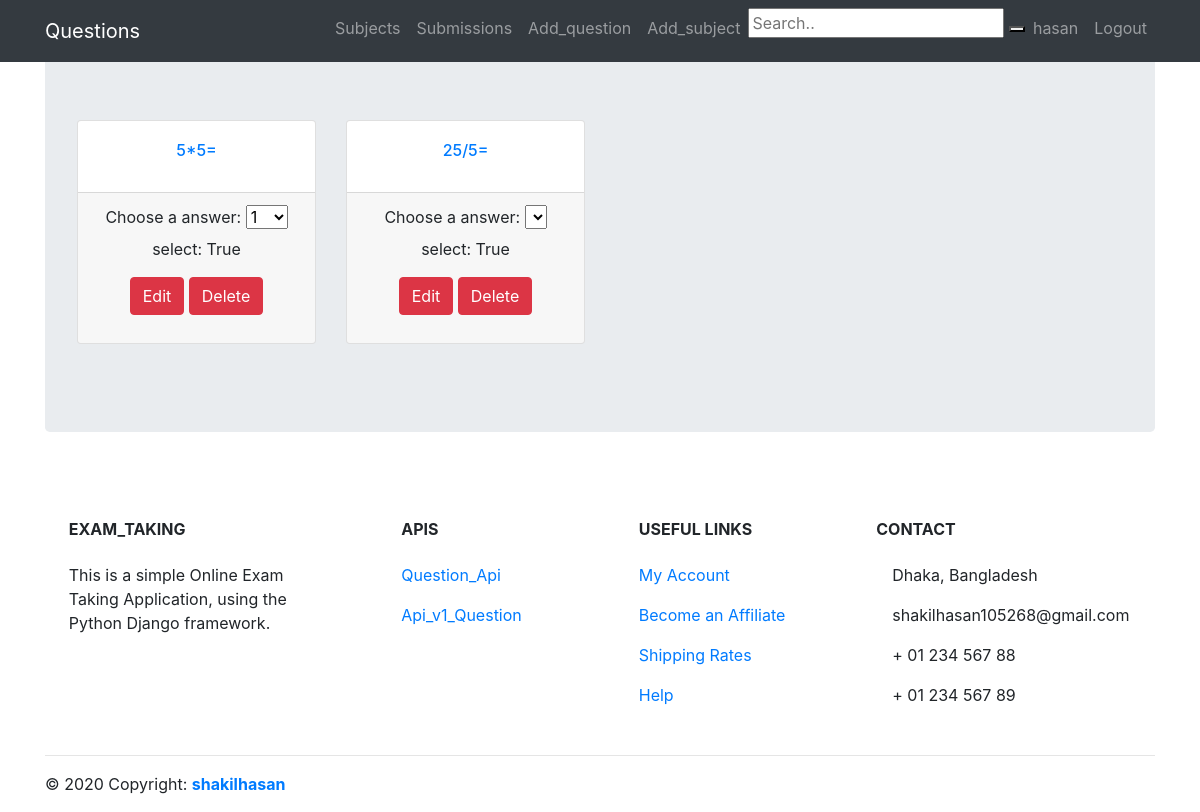
The page /subject_detail/3/ (signed in) on the database as committed earlier.
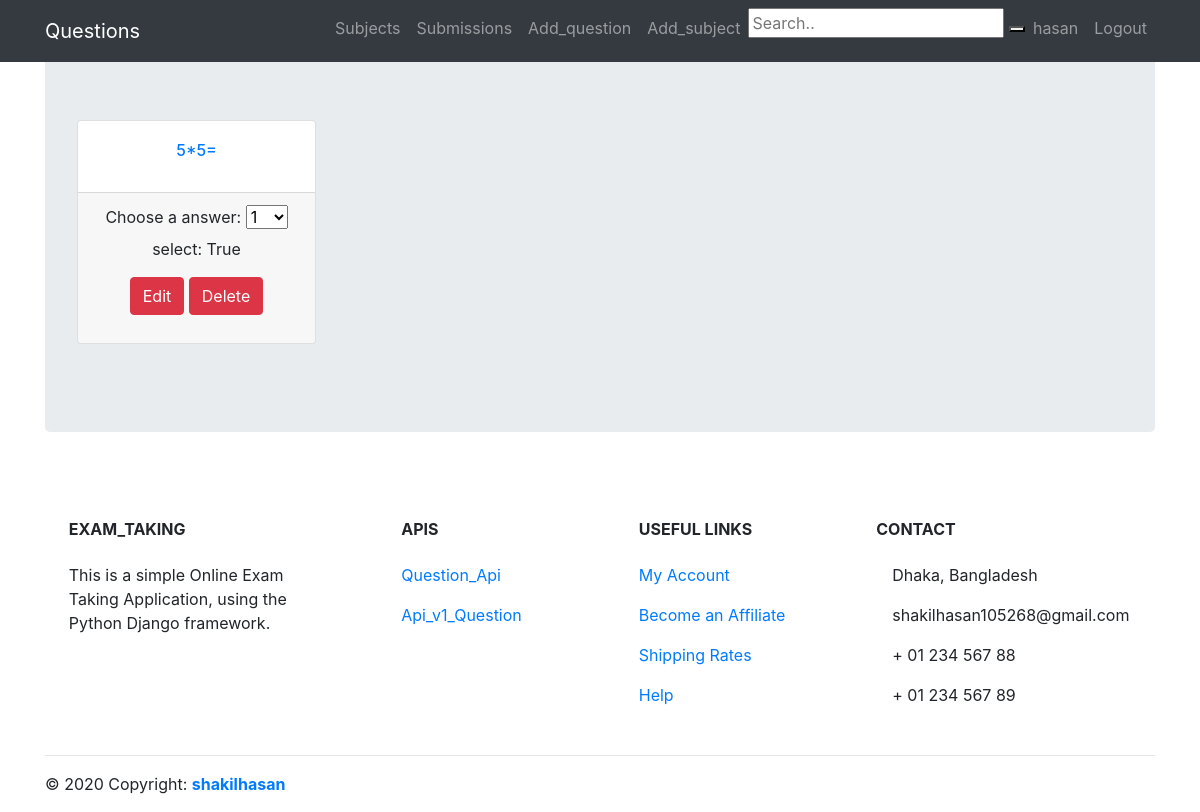
The same page on the database as committed later.
### exam/models.py (models this page shows, shortened)
class Question(models.Model):
    name = models.CharField(max_length=100, null=True)
    subject = models.ForeignKey(Subject, related_name="subjects", on_delete=models.CASCADE, null=True)
    select = models.BooleanField(default=False)

### exam/views.py (the view)
# urls.py: path('subject_detail/<int:subject_id>/', views.subject_detail, name='subject_detail'),
@login_required(login_url='/login/')
def subject_detail(request,subject_id):
    template = loader.get_template('exam/question_home.html')
    subject = Subject.objects.get(id=subject_id)
    question = Question.objects.filter(subject=subject)
    choices = Choice.objects.order_by('?')
    context = {
    'question':question,
    'choices':choices,
    }
    return HttpResponse(template.render(context, request))

### exam/templates/exam/question_home.html (shortened to what this page needs)
{% extends 'base.html' %}
{% load static %}
{% block content %}
<div class="row text-center">
{% if user.is_superuser %}
{% for question in question %}
  <div class="col-lg-3 col-md-6 mb-4">
    <div class="card h-100">
      <div class="card-body text-center">
        <a  class="card-title" href="#" ><h6 class="card-title">{{ question.name }}</h6></a>
      </div>
      <div class="card-footer">
        <form  method="post" action="/submission_add/">
            <label for="choice" name="choice">Choose a answer:</label>
            <select id="choice" name="choice" >
              {% for choice in choices %}
              {% if choice.question == question %}
              <option value={{ choice.id }}>{{ choice.name }}</option>
              {% endif %}
              {% endfor %}
          </select><br>
            <p class="card-text">select: {{ question.select }}</p>
            <a class="btn btn-danger" href="{% url 'question_edit' question.id %}">Edit</a>
            <a class="btn btn-danger" href="{% url 'question_delete' question.id %}">Delete</a>
        </form>
      </div>
    </div>
  </div>
{% endfor %}
{% endif %}
</div>
{% endblock %}

Rows that differ between the two databases and show on the page:
removed Question: name "25/5=", select "True"
